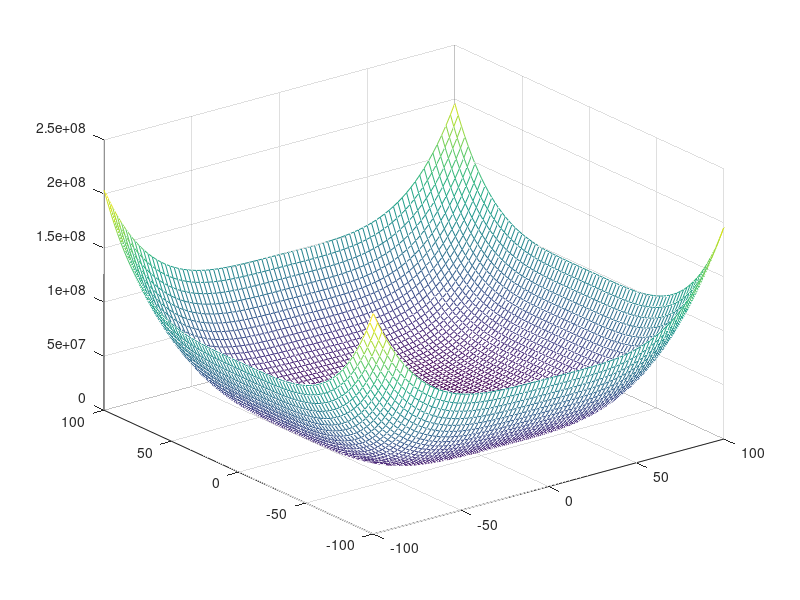
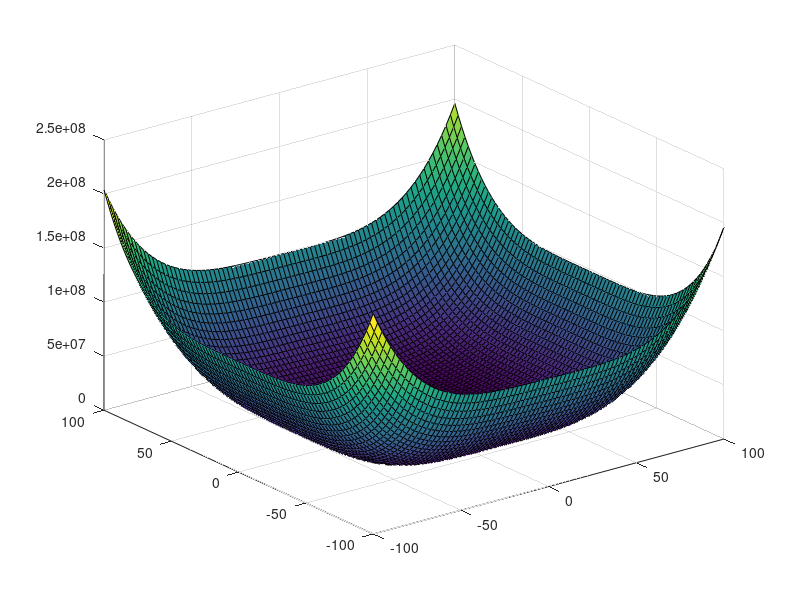

The MATLAB script that drew these images, in order:
clc;clear;close all;

[X,Y] = meshgrid(linspace(-100,100,81));


Z=(X-X.^2).^2+(X-1).^2+(X-Y.^2).^2+(Y-1).^2;

axis([-10,10,-10,10]);

mesh(X,Y,Z);%线框图
figure();
surf(X,Y,Z);%表面图
